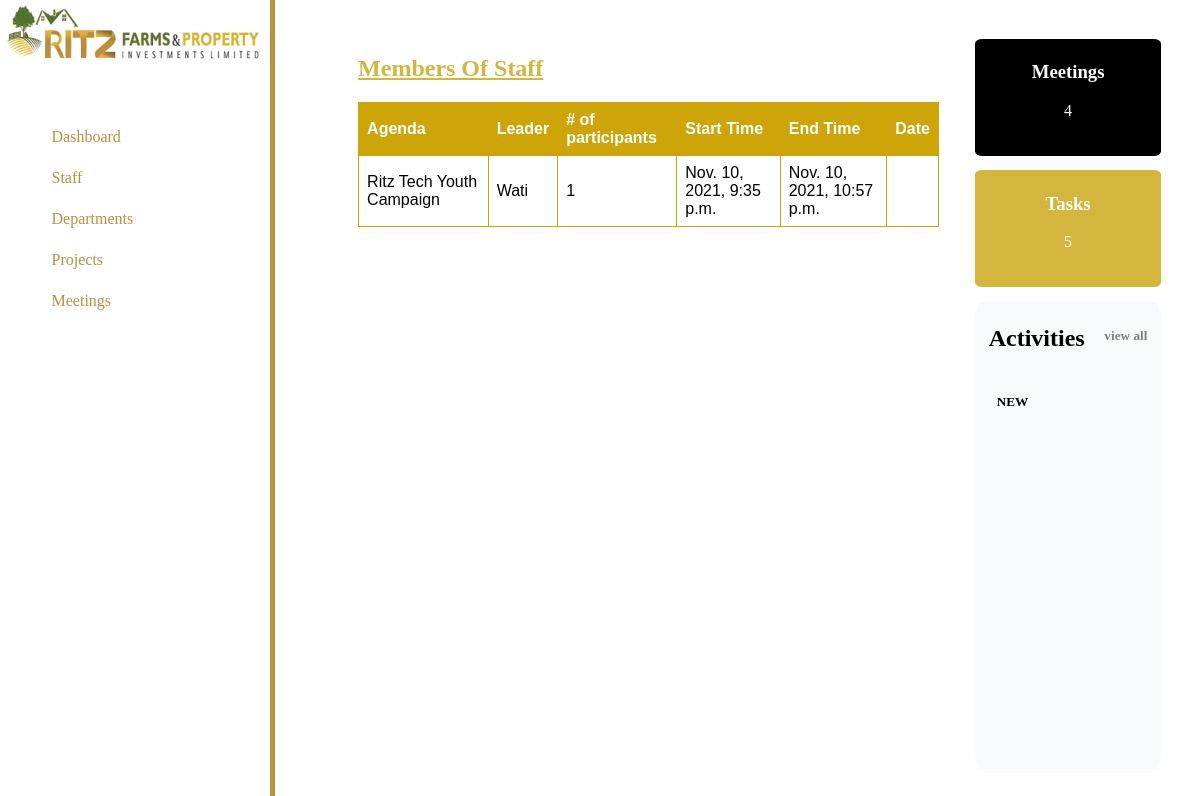
The page /meetings/ on the database as committed earlier.
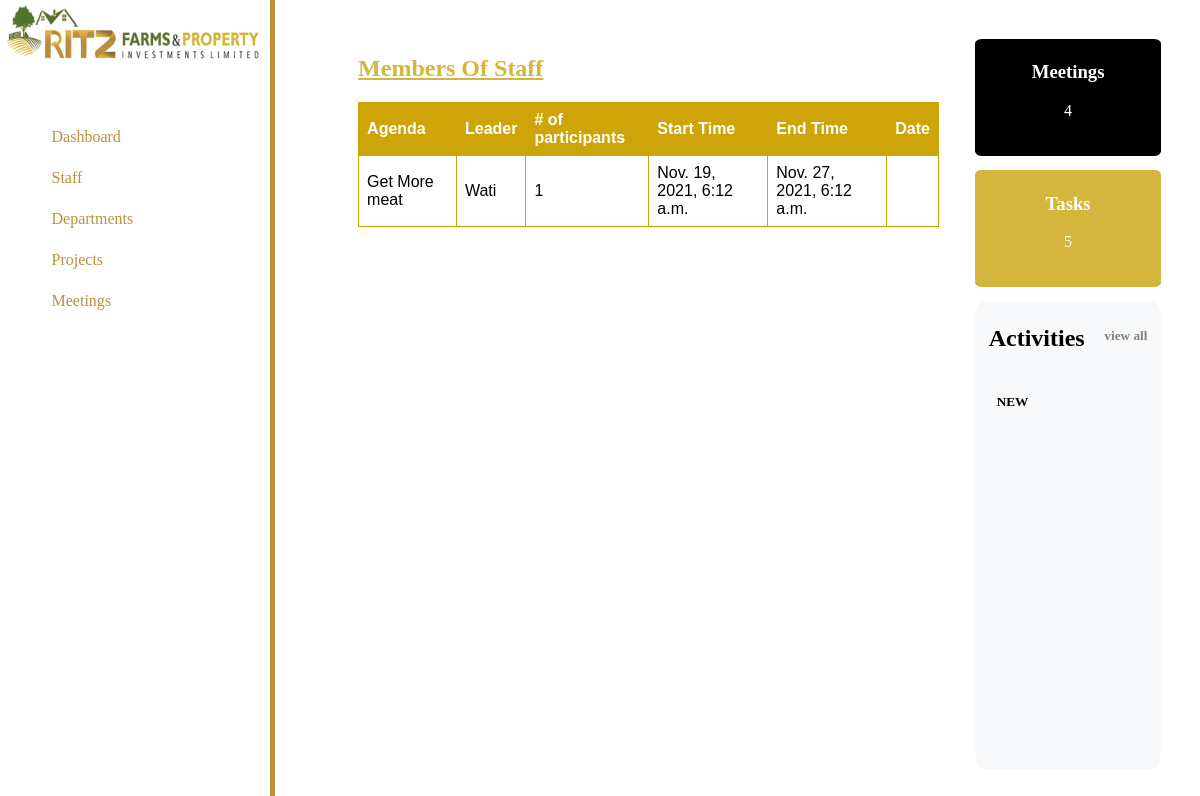
The same page on the database as committed later.
### home/models.py (models this page shows, shortened)
class Meeting(models.Model):
    agenda = models.CharField(max_length=50)
    leader = models.OneToOneField(Employee, on_delete=models.CASCADE, related_name="meeting_leader", blank=True)
    briefing = models.TextField()
    start_time = models.DateTimeField()
    end_time = models.DateTimeField()
    files = models.ManyToManyField("MeetingFile", related_name="meeting_Files")
    participants = models.ManyToManyField(Employee)
    notes_taker = models.OneToOneField(Employee, on_delete=models.CASCADE, related_name="note_taker", blank=True, null=True)

class Employee(AbstractUser):
    ROLE = (
        ("CIO", "Chief Information Officer"),
        ("COO", "Chief Operations Officer"),
        ("GM", "General Manager"),
        ("MO", "Marketing Officer"),
        ("HRM", "Human Resource Manager")
    )
    MARITAL_STATUS = (
        ("Single", "Single"),
        ("Married","Married"),
        ("Divorced", "Divorced"),
        ("Separated", "Separated"),
        ("Widowed", "Widowed"),
    )
    LEVELS = (
        ("MSCE","MSCE"),
        ("Diploma", "Diploma"),
        ("Bsc Degree", "Bsc Degree"),
        ("Masters", "Masters")
    )
    COUNTRIES = (
        ("Malawian","Malawian"),
        ("Kenyan", "Kenyan"),
        ("Zimbawean", "Zimbawean"),
    )
    GENDER = (
        ("Male","Male"),
        ("Female", "Female"),
        ("Other", "Other"),
    )
    dob = models.DateField(null=True)
    marital_status = models.CharField(max_length=50,choices=MARITAL_STATUS, default="Single")
    education_level = models.CharField(max_length=120, choices=LEVELS, null=True)
    department = models.ForeignKey('Department', blank=True, null=True,on_delete=models.CASCADE)
    gender = models.CharField(max_length=120, choices=GENDER, null=True)
    nationality = models.CharField(max_length=120, choices=COUNTRIES, null=True)
    manager = models.ForeignKey('self', blank=True, null=True,on_delete=models.CASCADE)
    def __str__(self):
        return self.username
    ROLE = (
        ("CIO", "Chief Information Officer"),
        ("COO", "Chief Operations Officer"),
        ("GM", "General Manager"),
        ("MO", "Marketing Officer"),
        ("HRM", "Human Resource Manager")
    )
    MARITAL_STATUS = (
        ("Single", "Single"),
        ("Married","Married"),
        ("Divorced", "Divorced"),
        ("Separated", "Separated"),
        ("Widowed", "Widowed"),
    )
    LEVELS = (
        ("MSCE","MSCE"),
        ("Diploma", "Diploma"),
        ("Bsc Degree", "Bsc Degree"),
        ("Masters", "Masters")
    )
    COUNTRIES = (
        ("Malawian","Malawian"),
        ("Kenyan", "Kenyan"),
        ("Zimbawean", "Zimbawean"),
    )
    GENDER = (
        ("Male","Male"),
        ("Female", "Female"),
        ("Other", "Other"),
    )
    dob = models.DateField(null=True, blank=True)
    marital_status = models.CharField(max_length=50,choices=MARITAL_STATUS, default="Single")
    education_level = models.CharField(max_length=120, choices=LEVELS,blank=True, null=True)
    department = models.ForeignKey('Department', blank=True, null=True,on_delete=models.CASCADE)
    sex = models.CharField(max_length=120, choices=GENDER, blank=True, null=True)
    nationality = models.CharField(max_length=120, choices=COUNTRIES, blank=True, null=True)
    manager = models.ForeignKey('self', blank=True, null=True,on_delete=models.CASCADE)

### home/views.py (the view)
# urls.py: path("meetings/", meetings_view, name="meetings"),
def meetings_view(request):
    meetings = Meeting.objects.all()
    context = {
        'meetings':meetings
    }
    return render(request, 'home/meetings.html', context)

### templates/home/meetings.html
{% extends "home/base.html" %} {% load static %} {% block content %}
<div>
  <h2 class="staff_heading"><u>Members Of Staff</u></h2>
<table>
  <tr>
    <th>Agenda</th>
    <th>Leader</th>
    <th># of participants</th>
    <th>Start Time</th>
    <th>End Time</th>
    <th>Date</th>
  </tr>
{% for meeting in meetings %}
  <tr>
    <td>{{meeting.agenda}}</td>
    <td>{{meeting.leader}}</td>
    <td>{{meeting.participants.all.count}}</td>
    <td>{{meeting.start_time}}</td>
    <td>{{meeting.end_time}}</td>
    <td></td>
  </tr>
  {% endfor %}
</table>
</div>
{% endblock content %}

Rows that differ between the two databases and show on the page:
changed Meeting "Wati": agenda "Ritz Tech Youth Campaign" → "Get More meat"; start_time "Nov. 10, 2021, 9:35 p.m." → "Nov. 19, 2021, 6:12 a.m."; end_time "Nov. 10, 2021, 10:57 p.m." → "Nov. 27, 2021, 6:12 a.m."
